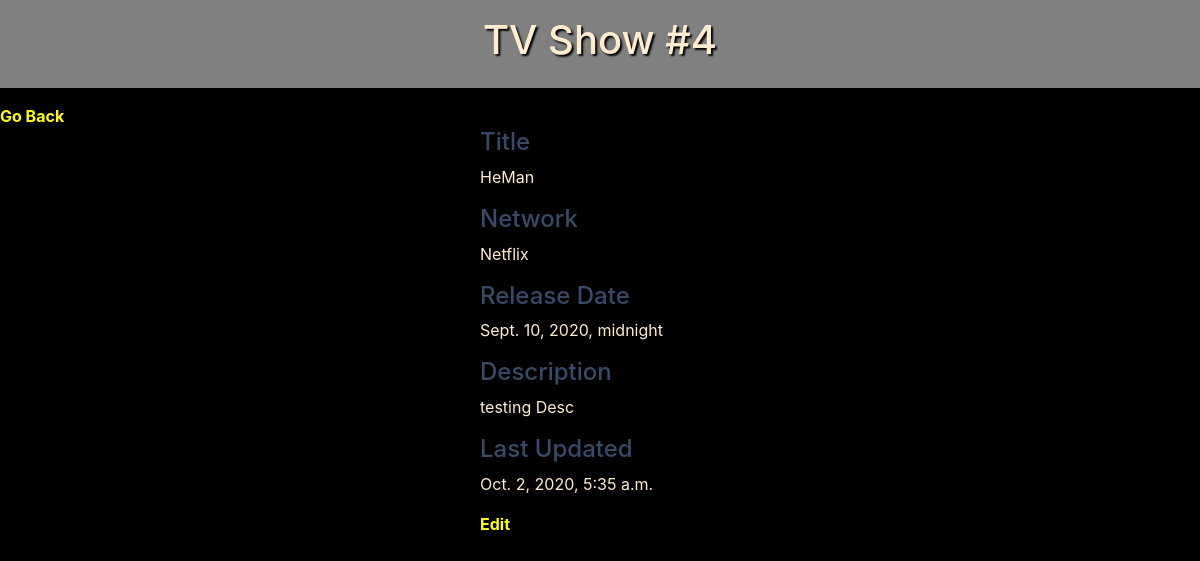
Page /shows/4 on the earlier database version.
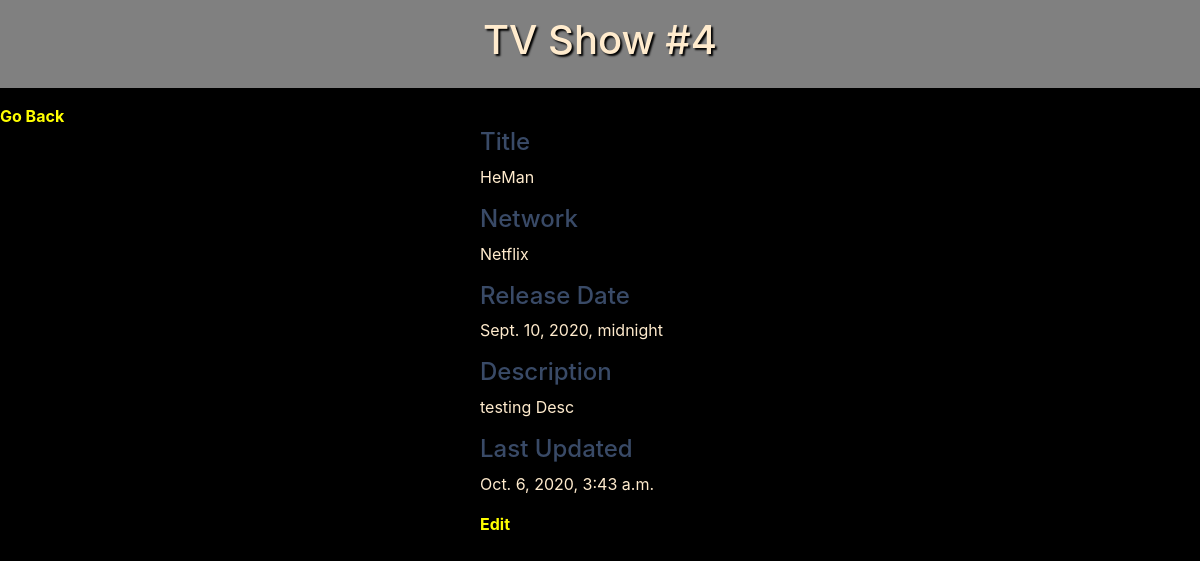
Same page on the later database version.
### Semi_Restful_TV_Shows_App/models.py (models this page shows)
class Show(models.Model):
    title = models.CharField(max_length=255)
    network = models.CharField(max_length=45)
    release_date = models.DateTimeField()
    description = models.CharField(max_length=255)
    created_at = models.DateTimeField(auto_now_add=True)
    updated_at = models.DateTimeField(auto_now=True)
    objects = ShowManager()

### Semi_Restful_TV_Shows_App/views.py (the view)
# urls.py: path('shows/<int:show_id>', views.display_show),
def display_show(request, show_id):
    context = {
    'one_show':  Show.objects.get(id=show_id)
    }
    return render(request,'show.html',context)

### Semi_Restful_TV_Shows_App/templates/show.html (shortened to what this page needs)
<!DOCTYPE html>
<html lang="en">
<head>
    <link href="https://stackpath.bootstrapcdn.com/bootstrap/4.5.0/css/bootstrap.min.css" rel="stylesheet">
    {% load static %}
    <link rel="stylesheet" href="{% static 'style.css' %}">
</head>
<body>
    <nav>
        <h1>TV Show #{{ one_show.id}}</h1>
    </nav>
    <a href="/shows">Go Back</a>
    <div>
        <h4>Title</h4>
        <p>{{ one_show.title }}</p>
        <h4>Network</h4>
        <p>{{ one_show.network }}</p>
        <h4>Release Date</h4>
        <p>{{ one_show.release_date }}</p>
        <h4>Description</h4>
        <p>{{ one_show.description }}</p>
        <h4>Last Updated</h4>
        <p>{{ one_show.updated_at }}</p>
        <a href="/shows/{{ one_show.id }}/edit">Edit</a>
    </div>
</body>
</html>

Differences in the rows shown:
changed Show "HeMan": updated_at "Oct. 2, 2020, 5:35 a.m." → "Oct. 6, 2020, 3:43 a.m."
